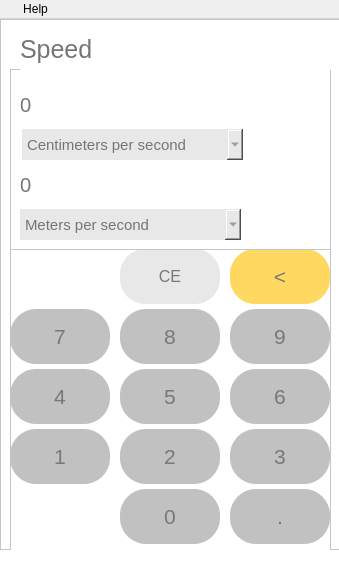
<?xml version="1.0" encoding="UTF-8"?>
<ui version="4.0">
 <class>MainWindow</class>
 <widget class="QMainWindow" name="MainWindow">
  <property name="geometry">
   <rect>
    <x>0</x>
    <y>0</y>
    <width>339</width>
    <height>565</height>
   </rect>
  </property>
  <property name="minimumSize">
   <size>
    <width>339</width>
    <height>565</height>
   </size>
  </property>
  <property name="maximumSize">
   <size>
    <width>339</width>
    <height>565</height>
   </size>
  </property>
  <property name="sizeIncrement">
   <size>
    <width>0</width>
    <height>1</height>
   </size>
  </property>
  <property name="windowTitle">
   <string>Calculator</string>
  </property>
  <property name="windowIcon">
   <iconset>
    <normaloff>../images/logo.png</normaloff>../images/logo.png</iconset>
  </property>
  <property name="toolTipDuration">
   <number>-1</number>
  </property>
  <property name="layoutDirection">
   <enum>Qt::LeftToRight</enum>
  </property>
  <property name="autoFillBackground">
   <bool>false</bool>
  </property>
  <property name="styleSheet">
   <string notr="true"/>
  </property>
  <widget class="QWidget" name="centralwidget">
   <property name="styleSheet">
    <string notr="true">background-color: rgb(255, 255, 255);</string>
   </property>
   <widget class="QFrame" name="frame">
    <property name="geometry">
     <rect>
      <x>0</x>
      <y>0</y>
      <width>341</width>
      <height>531</height>
     </rect>
    </property>
    <property name="styleSheet">
     <string notr="true"/>
    </property>
    <property name="frameShape">
     <enum>QFrame::StyledPanel</enum>
    </property>
    <property name="frameShadow">
     <enum>QFrame::Raised</enum>
    </property>
    <widget class="QFrame" name="frame_buttons">
     <property name="geometry">
      <rect>
       <x>10</x>
       <y>230</y>
       <width>321</width>
       <height>311</height>
      </rect>
     </property>
     <property name="styleSheet">
      <string notr="true"/>
     </property>
     <property name="frameShape">
      <enum>QFrame::StyledPanel</enum>
     </property>
     <property name="frameShadow">
      <enum>QFrame::Raised</enum>
     </property>
     <widget class="QPushButton" name="sp_point">
      <property name="geometry">
       <rect>
        <x>220</x>
        <y>240</y>
        <width>100</width>
        <height>55</height>
       </rect>
      </property>
      <property name="font">
       <font>
        <pointsize>16</pointsize>
       </font>
      </property>
      <property name="styleSheet">
       <string notr="true">color: rgb(120, 120, 120);
background-color: rgb(193, 193, 193);
border-radius: 26px;</string>
      </property>
      <property name="text">
       <string>.</string>
      </property>
     </widget>
     <widget class="QPushButton" name="sp_three">
      <property name="geometry">
       <rect>
        <x>220</x>
        <y>180</y>
        <width>100</width>
        <height>55</height>
       </rect>
      </property>
      <property name="font">
       <font>
        <pointsize>16</pointsize>
       </font>
      </property>
      <property name="styleSheet">
       <string notr="true">color: rgb(120, 120, 120);
background-color: rgb(193, 193, 193);
border-radius: 26px;</string>
      </property>
      <property name="text">
       <string>3</string>
      </property>
     </widget>
     <widget class="QPushButton" name="sp_zero">
      <property name="geometry">
       <rect>
        <x>110</x>
        <y>240</y>
        <width>100</width>
        <height>55</height>
       </rect>
      </property>
      <property name="font">
       <font>
        <pointsize>16</pointsize>
       </font>
      </property>
      <property name="styleSheet">
       <string notr="true">color: rgb(120, 120, 120);
background-color: rgb(193, 193, 193);
border-radius: 26px;</string>
      </property>
      <property name="text">
       <string>0</string>
      </property>
     </widget>
     <widget class="QPushButton" name="sp_two">
      <property name="geometry">
       <rect>
        <x>110</x>
        <y>180</y>
        <width>100</width>
        <height>55</height>
       </rect>
      </property>
      <property name="font">
       <font>
        <pointsize>16</pointsize>
       </font>
      </property>
      <property name="styleSheet">
       <string notr="true">color: rgb(120, 120, 120);
background-color: rgb(193, 193, 193);
border-radius: 26px;</string>
      </property>
      <property name="text">
       <string>2</string>
      </property>
     </widget>
     <widget class="QPushButton" name="sp_eight">
      <property name="geometry">
       <rect>
        <x>110</x>
        <y>60</y>
        <width>100</width>
        <height>55</height>
       </rect>
      </property>
      <property name="font">
       <font>
        <pointsize>16</pointsize>
       </font>
      </property>
      <property name="styleSheet">
       <string notr="true">color: rgb(120, 120, 120);
background-color: rgb(193, 193, 193);
border-radius: 26px;</string>
      </property>
      <property name="text">
       <string>8</string>
      </property>
     </widget>
     <widget class="QPushButton" name="sp_five">
      <property name="geometry">
       <rect>
        <x>110</x>
        <y>120</y>
        <width>100</width>
        <height>55</height>
       </rect>
      </property>
      <property name="font">
       <font>
        <pointsize>16</pointsize>
       </font>
      </property>
      <property name="styleSheet">
       <string notr="true">color: rgb(120, 120, 120);
background-color: rgb(193, 193, 193);
border-radius: 26px;</string>
      </property>
      <property name="text">
       <string>5</string>
      </property>
     </widget>
     <widget class="QPushButton" name="sp_seven">
      <property name="geometry">
       <rect>
        <x>0</x>
        <y>60</y>
        <width>100</width>
        <height>55</height>
       </rect>
      </property>
      <property name="font">
       <font>
        <pointsize>16</pointsize>
       </font>
      </property>
      <property name="styleSheet">
       <string notr="true">color: rgb(120, 120, 120);
background-color: rgb(193, 193, 193);
border-radius: 26px;</string>
      </property>
      <property name="text">
       <string>7</string>
      </property>
     </widget>
     <widget class="QPushButton" name="sp_six">
      <property name="geometry">
       <rect>
        <x>220</x>
        <y>120</y>
        <width>100</width>
        <height>55</height>
       </rect>
      </property>
      <property name="font">
       <font>
        <pointsize>16</pointsize>
       </font>
      </property>
      <property name="styleSheet">
       <string notr="true">color: rgb(120, 120, 120);
background-color: rgb(193, 193, 193);
border-radius: 26px;</string>
      </property>
      <property name="text">
       <string>6</string>
      </property>
     </widget>
     <widget class="QPushButton" name="sp_four">
      <property name="geometry">
       <rect>
        <x>0</x>
        <y>120</y>
        <width>100</width>
        <height>55</height>
       </rect>
      </property>
      <property name="font">
       <font>
        <pointsize>16</pointsize>
       </font>
      </property>
      <property name="styleSheet">
       <string notr="true">color: rgb(120, 120, 120);
background-color: rgb(193, 193, 193);
border-radius: 26px;</string>
      </property>
      <property name="text">
       <string>4</string>
      </property>
     </widget>
     <widget class="QPushButton" name="sp_nine">
      <property name="geometry">
       <rect>
        <x>220</x>
        <y>60</y>
        <width>100</width>
        <height>55</height>
       </rect>
      </property>
      <property name="font">
       <font>
        <pointsize>16</pointsize>
       </font>
      </property>
      <property name="styleSheet">
       <string notr="true">color: rgb(120, 120, 120);
background-color: rgb(193, 193, 193);
border-radius: 26px;</string>
      </property>
      <property name="text">
       <string>9</string>
      </property>
     </widget>
     <widget class="QPushButton" name="sp_one">
      <property name="geometry">
       <rect>
        <x>0</x>
        <y>180</y>
        <width>100</width>
        <height>55</height>
       </rect>
      </property>
      <property name="font">
       <font>
        <pointsize>16</pointsize>
       </font>
      </property>
      <property name="styleSheet">
       <string notr="true">color: rgb(120, 120, 120);
background-color: rgb(193, 193, 193);
border-radius: 26px;</string>
      </property>
      <property name="text">
       <string>1</string>
      </property>
     </widget>
     <widget class="QPushButton" name="sp_ce">
      <property name="geometry">
       <rect>
        <x>110</x>
        <y>0</y>
        <width>100</width>
        <height>55</height>
       </rect>
      </property>
      <property name="font">
       <font>
        <pointsize>12</pointsize>
       </font>
      </property>
      <property name="toolTip">
       <string>Clear</string>
      </property>
      <property name="styleSheet">
       <string notr="true">color: rgb(120, 120, 120);
background-color: rgb(232, 232, 232);
border-radius: 25px;</string>
      </property>
      <property name="text">
       <string>CE</string>
      </property>
     </widget>
     <widget class="QPushButton" name="sp_back">
      <property name="geometry">
       <rect>
        <x>220</x>
        <y>0</y>
        <width>100</width>
        <height>55</height>
       </rect>
      </property>
      <property name="font">
       <font>
        <pointsize>16</pointsize>
       </font>
      </property>
      <property name="toolTip">
       <string>Remove/Back</string>
      </property>
      <property name="styleSheet">
       <string notr="true">color: rgb(120, 120, 120);
border-radius: 25px;
background-color: rgb(255, 216, 97);
</string>
      </property>
      <property name="text">
       <string>&lt;</string>
      </property>
     </widget>
    </widget>
    <widget class="QFrame" name="frame_calculations_display">
     <property name="geometry">
      <rect>
       <x>10</x>
       <y>50</y>
       <width>321</width>
       <height>181</height>
      </rect>
     </property>
     <property name="styleSheet">
      <string notr="true"/>
     </property>
     <property name="frameShape">
      <enum>QFrame::StyledPanel</enum>
     </property>
     <property name="frameShadow">
      <enum>QFrame::Raised</enum>
     </property>
     <widget class="QLabel" name="sp_label_1">
      <property name="geometry">
       <rect>
        <x>10</x>
        <y>20</y>
        <width>141</width>
        <height>31</height>
       </rect>
      </property>
      <property name="font">
       <font>
        <pointsize>15</pointsize>
       </font>
      </property>
      <property name="styleSheet">
       <string notr="true">color: rgb(117, 117, 117);</string>
      </property>
      <property name="text">
       <string>0</string>
      </property>
     </widget>
     <widget class="QLabel" name="sp_label_2">
      <property name="geometry">
       <rect>
        <x>10</x>
        <y>100</y>
        <width>171</width>
        <height>31</height>
       </rect>
      </property>
      <property name="font">
       <font>
        <pointsize>15</pointsize>
       </font>
      </property>
      <property name="styleSheet">
       <string notr="true">color: rgb(117, 117, 117);</string>
      </property>
      <property name="text">
       <string>0</string>
      </property>
     </widget>
     <widget class="QComboBox" name="sp_comboBox_1">
      <property name="geometry">
       <rect>
        <x>12</x>
        <y>60</y>
        <width>221</width>
        <height>31</height>
       </rect>
      </property>
      <property name="font">
       <font>
        <pointsize>11</pointsize>
       </font>
      </property>
      <property name="styleSheet">
       <string notr="true">color: rgb(117, 117, 117);
border-radius: 50px;
background-color: rgb(232, 232, 232);
</string>
      </property>
      <item>
       <property name="text">
        <string>Centimeters per second</string>
       </property>
      </item>
      <item>
       <property name="text">
        <string>Meters per second</string>
       </property>
      </item>
      <item>
       <property name="text">
        <string>Kilometers per hour</string>
       </property>
      </item>
     </widget>
     <widget class="QComboBox" name="sp_comboBox_2">
      <property name="geometry">
       <rect>
        <x>10</x>
        <y>140</y>
        <width>221</width>
        <height>31</height>
       </rect>
      </property>
      <property name="font">
       <font>
        <pointsize>11</pointsize>
       </font>
      </property>
      <property name="styleSheet">
       <string notr="true">color: rgb(117, 117, 117);
border-radius: 50px;
background-color: rgb(232, 232, 232);
</string>
      </property>
      <property name="currentIndex">
       <number>1</number>
      </property>
      <item>
       <property name="text">
        <string>Centimeters per second</string>
       </property>
      </item>
      <item>
       <property name="text">
        <string>Meters per second</string>
       </property>
      </item>
      <item>
       <property name="text">
        <string>Kilometers per hour</string>
       </property>
      </item>
     </widget>
    </widget>
    <widget class="QLabel" name="label">
     <property name="geometry">
      <rect>
       <x>20</x>
       <y>10</y>
       <width>311</width>
       <height>41</height>
      </rect>
     </property>
     <property name="font">
      <font>
       <pointsize>19</pointsize>
      </font>
     </property>
     <property name="styleSheet">
      <string notr="true">color: rgb(117, 117, 117);</string>
     </property>
     <property name="text">
      <string>Speed</string>
     </property>
    </widget>
   </widget>
  </widget>
  <widget class="QMenuBar" name="menuBar">
   <property name="geometry">
    <rect>
     <x>0</x>
     <y>0</y>
     <width>339</width>
     <height>26</height>
    </rect>
   </property>
   <widget class="QMenu" name="menuOption">
    <property name="styleSheet">
     <string notr="true"/>
    </property>
    <property name="title">
     <string/>
    </property>
    <property name="icon">
     <iconset>
      <normaloff>../images/text.png</normaloff>../images/text.png</iconset>
    </property>
    <widget class="QMenu" name="menuCalculator">
     <property name="title">
      <string>Calculator</string>
     </property>
     <property name="icon">
      <iconset>
       <normaloff>../images/calculator(3).png</normaloff>../images/calculator(3).png</iconset>
     </property>
     <addaction name="actionStandard"/>
     <addaction name="actionScientific"/>
     <addaction name="actionProgrammer"/>
     <addaction name="actionDate_Calculation"/>
    </widget>
    <widget class="QMenu" name="menuConverter">
     <property name="title">
      <string>Converter</string>
     </property>
     <property name="icon">
      <iconset>
       <normaloff>../images/recycle.png</normaloff>../images/recycle.png</iconset>
     </property>
     <addaction name="actionVolume"/>
     <addaction name="actionLength"/>
     <addaction name="actionWeight_and_Mass"/>
     <addaction name="actionTemperature"/>
     <addaction name="actionEnergy"/>
     <addaction name="actionArea"/>
     <addaction name="actionSpeed"/>
     <addaction name="actionTime"/>
     <addaction name="actionPower"/>
     <addaction name="actionData"/>
     <addaction name="actionPressure"/>
     <addaction name="actionAngle"/>
    </widget>
    <addaction name="menuCalculator"/>
    <addaction name="menuConverter"/>
    <addaction name="separator"/>
    <addaction name="actionExit"/>
   </widget>
   <widget class="QMenu" name="menuHelp">
    <property name="title">
     <string>Help</string>
    </property>
   </widget>
   <addaction name="menuOption"/>
   <addaction name="menuHelp"/>
  </widget>
  <action name="actionDark">
   <property name="text">
    <string>Dark</string>
   </property>
  </action>
  <action name="actionLight">
   <property name="text">
    <string>Light</string>
   </property>
  </action>
  <action name="actionSetting">
   <property name="text">
    <string>Setting</string>
   </property>
  </action>
  <action name="actionExit">
   <property name="icon">
    <iconset>
     <normaloff>../images/logout.png</normaloff>../images/logout.png</iconset>
   </property>
   <property name="text">
    <string>Exit</string>
   </property>
  </action>
  <action name="actionStandard">
   <property name="icon">
    <iconset>
     <normaloff>../images/calculator.png</normaloff>../images/calculator.png</iconset>
   </property>
   <property name="text">
    <string>Standard</string>
   </property>
  </action>
  <action name="actionScientific">
   <property name="icon">
    <iconset>
     <normaloff>../images/microscope.png</normaloff>../images/microscope.png</iconset>
   </property>
   <property name="text">
    <string>Scientific</string>
   </property>
  </action>
  <action name="actionProgrammer">
   <property name="icon">
    <iconset>
     <normaloff>../images/code.png</normaloff>../images/code.png</iconset>
   </property>
   <property name="text">
    <string>Programmer</string>
   </property>
  </action>
  <action name="actionDate_Calculation">
   <property name="icon">
    <iconset>
     <normaloff>../images/calendar.png</normaloff>../images/calendar.png</iconset>
   </property>
   <property name="text">
    <string>Date Calculation</string>
   </property>
  </action>
  <action name="actionCurrency">
   <property name="icon">
    <iconset>
     <normaloff>../images/money.png</normaloff>../images/money.png</iconset>
   </property>
   <property name="text">
    <string>Currency</string>
   </property>
  </action>
  <action name="actionVolume">
   <property name="icon">
    <iconset>
     <normaloff>../images/shapes.png</normaloff>../images/shapes.png</iconset>
   </property>
   <property name="text">
    <string>Volume</string>
   </property>
  </action>
  <action name="actionLength">
   <property name="icon">
    <iconset>
     <normaloff>../images/ruler.png</normaloff>../images/ruler.png</iconset>
   </property>
   <property name="text">
    <string>Length</string>
   </property>
  </action>
  <action name="actionWeight_and_Mass">
   <property name="icon">
    <iconset>
     <normaloff>../images/weighing-scale.png</normaloff>../images/weighing-scale.png</iconset>
   </property>
   <property name="text">
    <string>Weight and Mass</string>
   </property>
  </action>
  <action name="actionTemperature">
   <property name="icon">
    <iconset>
     <normaloff>../images/temperature.png</normaloff>../images/temperature.png</iconset>
   </property>
   <property name="text">
    <string>Temperature</string>
   </property>
  </action>
  <action name="actionEnergy">
   <property name="icon">
    <iconset>
     <normaloff>../images/fire.png</normaloff>../images/fire.png</iconset>
   </property>
   <property name="text">
    <string>Energy</string>
   </property>
  </action>
  <action name="actionArea">
   <property name="icon">
    <iconset>
     <normaloff>../images/area.png</normaloff>../images/area.png</iconset>
   </property>
   <property name="text">
    <string>Area</string>
   </property>
  </action>
  <action name="actionSpeed">
   <property name="icon">
    <iconset>
     <normaloff>../images/fast.png</normaloff>../images/fast.png</iconset>
   </property>
   <property name="text">
    <string>Speed</string>
   </property>
  </action>
  <action name="actionTime">
   <property name="icon">
    <iconset>
     <normaloff>../images/clock.png</normaloff>../images/clock.png</iconset>
   </property>
   <property name="text">
    <string>Time</string>
   </property>
  </action>
  <action name="actionPower">
   <property name="icon">
    <iconset>
     <normaloff>../images/energy.png</normaloff>../images/energy.png</iconset>
   </property>
   <property name="text">
    <string>Power</string>
   </property>
  </action>
  <action name="actionData">
   <property name="icon">
    <iconset>
     <normaloff>../images/statistics.png</normaloff>../images/statistics.png</iconset>
   </property>
   <property name="text">
    <string>Data</string>
   </property>
  </action>
  <action name="actionPressure">
   <property name="icon">
    <iconset>
     <normaloff>../images/indicator.png</normaloff>../images/indicator.png</iconset>
   </property>
   <property name="text">
    <string>Pressure</string>
   </property>
  </action>
  <action name="actionAngle">
   <property name="icon">
    <iconset>
     <normaloff>../images/angle.png</normaloff>../images/angle.png</iconset>
   </property>
   <property name="text">
    <string>Angle</string>
   </property>
  </action>
  <action name="actionHelp">
   <property name="text">
    <string>Help</string>
   </property>
  </action>
  <action name="actionDark_">
   <property name="text">
    <string>Dark</string>
   </property>
  </action>
  <action name="actionLight_">
   <property name="text">
    <string>Light</string>
   </property>
  </action>
 </widget>
 <resources/>
 <connections/>
</ui>
